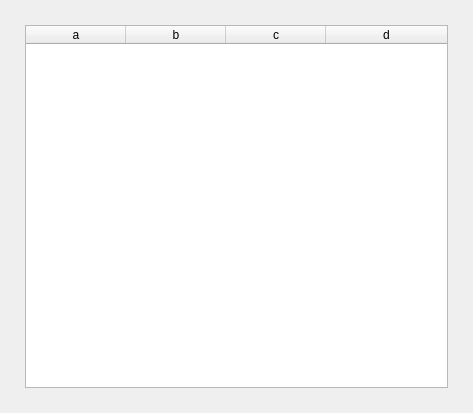
<?xml version="1.0" encoding="UTF-8"?>
<ui version="4.0">
 <class>splainTable</class>
 <widget class="QWidget" name="splainTable">
  <property name="geometry">
   <rect>
    <x>0</x>
    <y>0</y>
    <width>473</width>
    <height>413</height>
   </rect>
  </property>
  <property name="windowTitle">
   <string>slainTable</string>
  </property>
  <layout class="QGridLayout" name="gridLayout">
   <property name="leftMargin">
    <number>25</number>
   </property>
   <property name="topMargin">
    <number>25</number>
   </property>
   <property name="rightMargin">
    <number>25</number>
   </property>
   <property name="bottomMargin">
    <number>25</number>
   </property>
   <item row="0" column="1">
    <widget class="QTableWidget" name="tableWidget">
     <property name="columnCount">
      <number>4</number>
     </property>
     <attribute name="horizontalHeaderCascadingSectionResizes">
      <bool>false</bool>
     </attribute>
     <attribute name="horizontalHeaderStretchLastSection">
      <bool>true</bool>
     </attribute>
     <column>
      <property name="text">
       <string>a</string>
      </property>
     </column>
     <column>
      <property name="text">
       <string>b</string>
      </property>
     </column>
     <column>
      <property name="text">
       <string>c</string>
      </property>
     </column>
     <column>
      <property name="text">
       <string>d</string>
      </property>
     </column>
    </widget>
   </item>
  </layout>
 </widget>
 <resources/>
 <connections/>
</ui>
